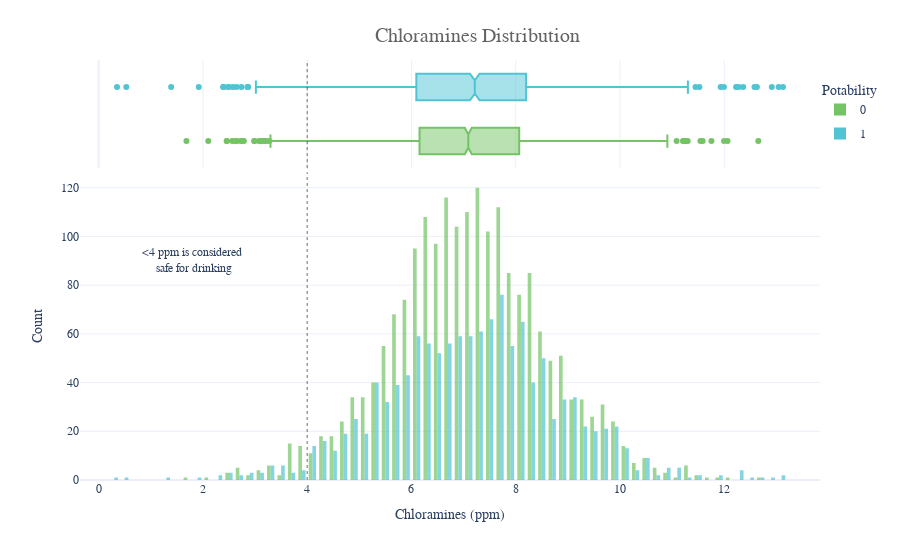

Notebook code for this chart:
### Markdown cell above
##### For Chloramines:

### Code cell
fig =px.histogram(df,x='Chloramines',y=Counter(df['Chloramines']),color='Potability',template='plotly_white', 
 marginal='box',opacity=0.7,nbins=100,color_discrete_sequence=[colors_green[3],colors_blue[3]], 
 barmode='group',histfunc='count') 
fig.add_vline(x=4, line_width=1, 
line_color=colors_dark[1],line_dash='dot',opacity=0.7) 
fig.add_annotation(text='<4 ppm is considered<br> safe for drinking',x=1.8,y=90,showarrow=False) 
fig.update_layout( 
 font_family='monospace', 
 title=dict(text='Chloramines Distribution',x=0.53,y=0.95, 
 font=dict(color=colors_dark[2],size=20)), 
 xaxis_title_text='Chloramines (ppm)', 
 yaxis_title_text='Count', 
 legend=dict(x=1,y=0.96,bordercolor=colors_dark[4],borderwidth=0,tracegroupgap=
5), 
 bargap=0.3, 
) 
fig.show()

### Figure 1 — Plotly figure (JSON) as saved in the notebook; plotly's stock layout.template omitted (floating-point values rounded to 4 significant figures; data arrays with more than 128 entries replaced by an {"elided": "..."} marker saying what was removed)
{"data": [{"alignmentgroup": "True", "bingroup": "x", "histfunc": "count", "hovertemplate": "Potability=0<br>Chloramines=%{x}<br>count=%{y}<extra></extra>", "legendgroup": "0", "marker": {"color": "#74C365", "opacity": 0.7, "pattern": {"shape": ""}}, "name": "0", "nbinsx": 100, "offsetgroup": "0", "orientation": "v", "showlegend": true, "type": "histogram", "x": {"elided": "1998 float values"}, "xaxis": "x", "y": {"elided": "1998 int values"}, "yaxis": "y"}, {"alignmentgroup": "True", "hovertemplate": "Potability=0<br>Chloramines=%{x}<extra></extra>", "legendgroup": "0", "marker": {"color": "#74C365"}, "name": "0", "notched": true, "offsetgroup": "0", "showlegend": false, "type": "box", "x": {"elided": "1998 float values"}, "xaxis": "x2", "yaxis": "y2"}, {"alignmentgroup": "True", "bingroup": "x", "histfunc": "count", "hovertemplate": "Potability=1<br>Chloramines=%{x}<br>count=%{y}<extra></extra>", "legendgroup": "1", "marker": {"color": "#51C4D3", "opacity": 0.7, "pattern": {"shape": ""}}, "name": "1", "nbinsx": 100, "offsetgroup": "1", "orientation": "v", "showlegend": true, "type": "histogram", "x": {"elided": "1278 float values"}, "xaxis": "x", "y": {"elided": "1278 int values"}, "yaxis": "y"}, {"alignmentgroup": "True", "hovertemplate": "Potability=1<br>Chloramines=%{x}<extra></extra>", "legendgroup": "1", "marker": {"color": "#51C4D3"}, "name": "1", "notched": true, "offsetgroup": "1", "showlegend": false, "type": "box", "x": {"elided": "1278 float values"}, "xaxis": "x2", "yaxis": "y2"}], "layout": {"annotations": [{"showarrow": false, "text": "<4 ppm is considered<br> safe for drinking", "x": 1.8, "y": 90}], "bargap": 0.3, "barmode": "group", "font": {"family": "monospace"}, "legend": {"bordercolor": "#DADADA", "borderwidth": 0, "title": {"text": "Potability"}, "tracegroupgap": 5, "x": 1, "y": 0.96}, "margin": {"t": 60}, "shapes": [{"line": {"color": "#313131", "dash": "dot", "width": 1}, "opacity": 0.7, "type": "line", "x0": 4, "x1": 4, "xref": "x", "y0": 0, "y1": 1, "yref": "y domain"}, {"line": {"color": "#313131", "dash": "dot", "width": 1}, "opacity": 0.7, "type": "line", "x0": 4, "x1": 4, "xref": "x2", "y0": 0, "y1": 1, "yref": "y2 domain"}], "title": {"font": {"color": "#636363", "size": 20}, "text": "Chloramines Distribution", "x": 0.53, "y": 0.95}, "xaxis": {"anchor": "y", "domain": [0, 1], "title": {"text": "Chloramines (ppm)"}}, "xaxis2": {"anchor": "y2", "domain": [0, 1], "matches": "x", "showgrid": true, "showticklabels": false}, "yaxis": {"anchor": "x", "domain": [0, 0.7326], "title": {"text": "Count"}}, "yaxis2": {"anchor": "x2", "domain": [0.7426, 1], "matches": "y2", "showgrid": false, "showline": false, "showticklabels": false, "ticks": ""}}}
